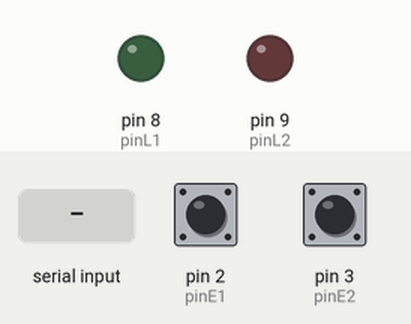
The sketch below on a simulated Arduino Uno, built with avr-gcc and run on an emulated ATmega328P. Shown: output pins drawn as LEDs (lit = HIGH). Dashed ring = blinking. The inputs (shaded band) are chosen by the test bench; at power-on: pin 2 (pinE1) HIGH, pin 3 (pinE2) HIGH. What the sketch prints to the serial monitor is not drawn.

Above: at 1.2 s.
1.3 s: pin 2 (pinE1) pulled LOW for 1 s
At 2.4 s:
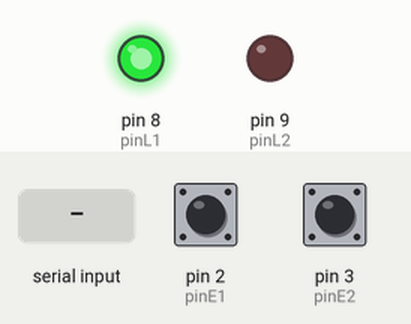
3.8 s: pin 3 (pinE2) pulled LOW for 3.2 s
At 3.9 s:
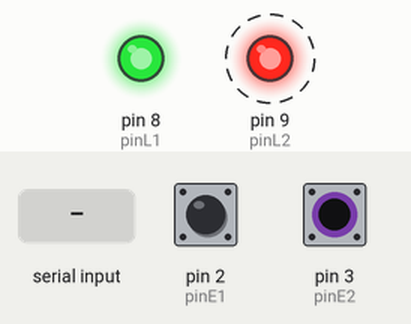
8.5 s: pin 3 (pinE2) pulled LOW for 0.15 s
At 9.7 s:
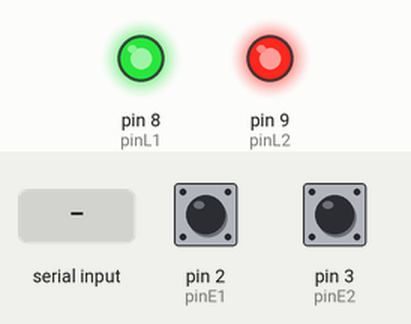
10.1 s: "1" received over Serial
At 10.9 s:
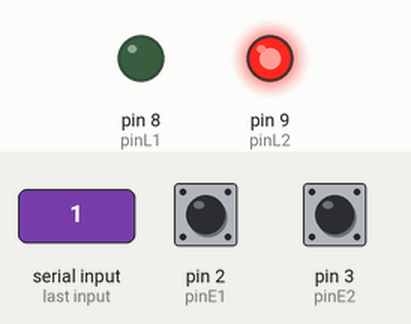
11.6 s: "2" received over Serial
At 12.1 s:
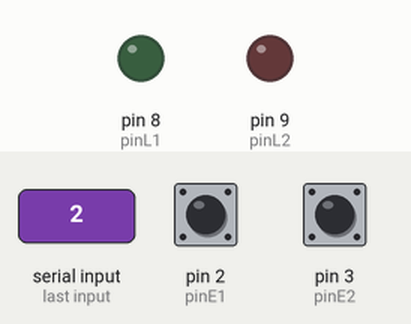
Timing chart, 0 to 14.1 s (numbered marks = the images above; inputs shaded):
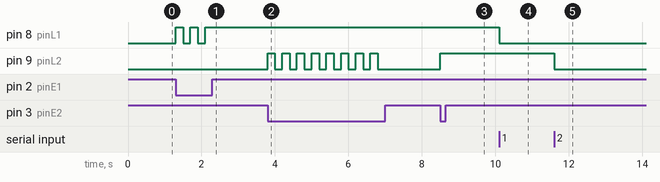

The sketch:

sketch.ino
```cpp
int pinE1 = 2;
int pinE2 = 3;
int pinL1 = 8;
int pinL2 = 9;
bool estadoL1 = false;
bool estadoL2 = false;

void setup() {
// Entradas pulsadores
pinMode(pinE1, INPUT_PULLUP);
pinMode(pinE2, INPUT_PULLUP);

// Salidas digitales
pinMode(pinL1, OUTPUT);
pinMode(pinL2, OUTPUT);

// Iniciamos la comunicacion con processing
Serial.begin(9600);


}

void loop() {
  // --- 1. LECTURA DE PULSADORES (Físico -> Arduino -> Processing) ---
  if (digitalRead(pinE1) == LOW) { // Si apretás el botón 1
    estadoL1 = !estadoL1;         // Invertimos el estado del LED 1
    digitalWrite(pinL1, estadoL1 ? HIGH : LOW); // Actualizamos el LED físico

    Serial.write('1');            // Le mandamos un aviso por serial a Processing (como hacía el profe)
    delay(200);                   // Pausa anti-rebote
  }

  if (digitalRead(pinE2) == LOW) { // Si apretás el botón 2
    estadoL2 = !estadoL2;
    digitalWrite(pinL2, estadoL2 ? HIGH : LOW);

    Serial.write('2');            // Avisamos a Processing que se activó el 2
    delay(200);
  }

  // --- 2. LECTURA DE PROCESSING (PC -> Arduino) ---
  if (Serial.available() > 0) {
    char datoRecibido = Serial.read();

    if (datoRecibido == '1') {
      estadoL1 = !estadoL1;
      digitalWrite(pinL1, estadoL1 ? HIGH : LOW);
    }
    if (datoRecibido == '2') {
      estadoL2 = !estadoL2;
      digitalWrite(pinL2, estadoL2 ? HIGH : LOW);
    }
  }
}
```

Measured:
- after the input at 1.3 s, pin 8 (pinL1): alternates HIGH for 0.20 s and LOW for 0.20 s, 5 changes in all, then stays HIGH, starting at once
- after the input at 3.8 s, pin 9 (pinL2): alternates HIGH for 0.20 s and LOW for 0.20 s, 16 changes in all, then stays LOW, starting at once
- after the input at 8.5 s, pin 9 (pinL2): LOW → HIGH at once
- after the input at 10.1 s, pin 8 (pinL1): HIGH → LOW at once
- after the input at 11.6 s, pin 9 (pinL2): HIGH → LOW at once
